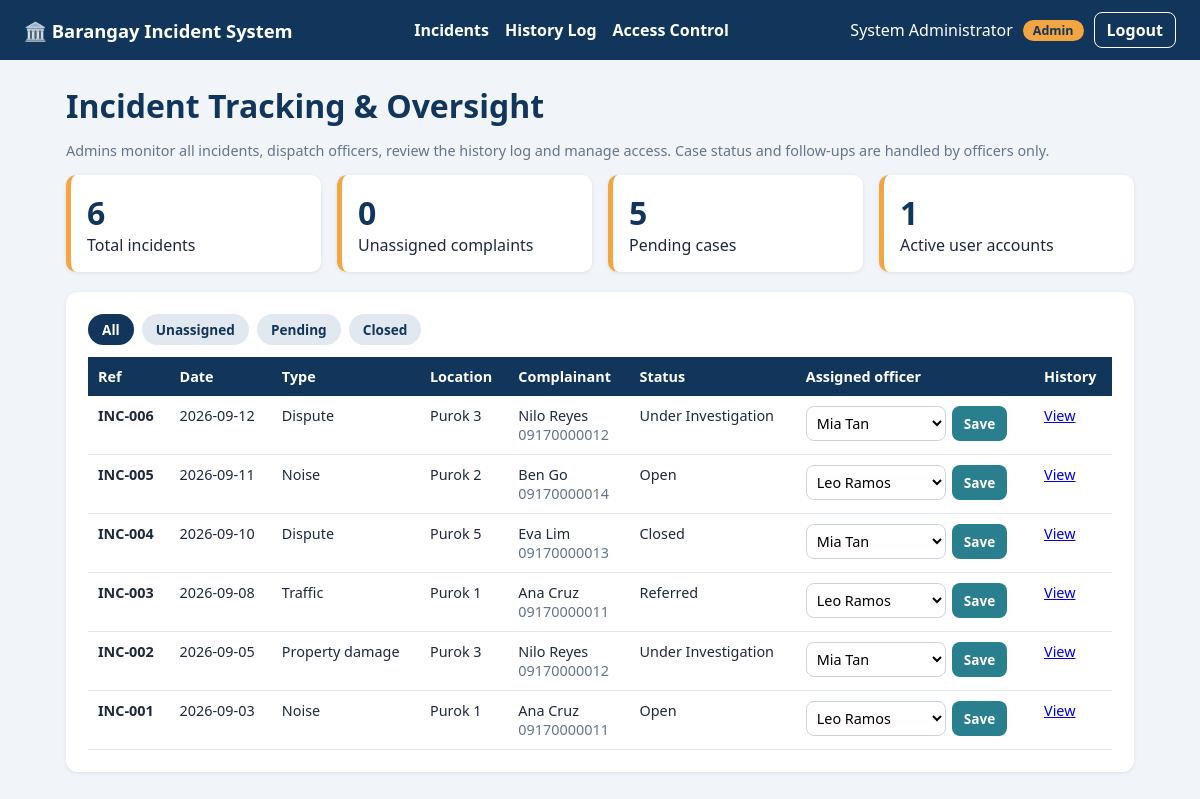
Page /admin_dashboard.php (signed in) on the committed database.
### tables this page shows
CREATE TABLE INCIDENT(
 Incident_Ref VARCHAR(10) PRIMARY KEY,Incident_Date DATE NOT NULL,Incident_Time TIME NULL,Location VARCHAR(100) NOT NULL,
 Description VARCHAR(500) NULL,Other_Specify VARCHAR(100) NULL,Reported_At DATETIME NULL DEFAULT CURRENT_TIMESTAMP,
 Type_ID INT NOT NULL,Resident_ID VARCHAR(10) NOT NULL,Officer_ID VARCHAR(10) NULL,Status_ID INT NOT NULL,
 FOREIGN KEY(Type_ID) REFERENCES INCIDENT_TYPE(Type_ID),FOREIGN KEY(Resident_ID) REFERENCES RESIDENT(Resident_ID),
 FOREIGN KEY(Officer_ID) REFERENCES OFFICER(Officer_ID),FOREIGN KEY(Status_ID) REFERENCES INCIDENT_STATUS(Status_ID));

CREATE TABLE INCIDENT_TYPE(Type_ID INT AUTO_INCREMENT PRIMARY KEY,Type_Name VARCHAR(50) NOT NULL UNIQUE,Service_ID INT NOT NULL,
 Description VARCHAR(255) NOT NULL,Is_Urgent TINYINT(1) NOT NULL DEFAULT 0,FOREIGN KEY(Service_ID) REFERENCES SERVICE(Service_ID));

CREATE TABLE RESIDENT(Resident_ID VARCHAR(10) PRIMARY KEY,Resident_Name VARCHAR(100) NOT NULL,Contact VARCHAR(20) NOT NULL);

CREATE TABLE INCIDENT_STATUS(Status_ID INT AUTO_INCREMENT PRIMARY KEY,Status_Name VARCHAR(50) NOT NULL UNIQUE);

CREATE TABLE OFFICER(Officer_ID VARCHAR(10) PRIMARY KEY,Officer_Name VARCHAR(100) NOT NULL);

### admin_dashboard.php (the view, shortened to what this page needs)
<?php
require_once 'includes/auth_check.php';
require_once 'config/db.php';
$views = ['all', 'unassigned', 'pending', 'closed'];
$view = in_array($_GET['view'] ?? '', $views, true) ? $_GET['view'] : 'all';
$where = ['unassigned' => 'WHERE i.Officer_ID IS NULL', 'pending' => "WHERE s.Status_Name<>'Closed'", 'closed' => "WHERE s.Status_Name='Closed'"][$view] ?? '';
$stat = fn($sql) => $pdo->query($sql)->fetchColumn();
$officers = $pdo->query("SELECT o.Officer_ID, o.Officer_Name FROM OFFICER o LEFT JOIN USERS u ON u.Officer_ID=o.Officer_ID
    WHERE u.Role IS NULL OR u.Role<>'Admin' ORDER BY o.Officer_ID")->fetchAll();
$incidents = $pdo->query("SELECT i.*, r.Resident_Name, r.Contact, t.Type_Name, s.Status_Name, o.Officer_Name FROM INCIDENT i
    JOIN RESIDENT r ON i.Resident_ID=r.Resident_ID JOIN INCIDENT_TYPE t ON i.Type_ID=t.Type_ID
    JOIN INCIDENT_STATUS s ON i.Status_ID=s.Status_ID LEFT JOIN OFFICER o ON i.Officer_ID=o.Officer_ID $where
    ORDER BY (i.Officer_ID IS NULL) DESC, i.Incident_Date DESC, i.Incident_Ref DESC")->fetchAll();
page_head('Admin Dashboard', true);
?>
<h1>Incident Tracking &amp; Oversight</h1>
<p class="muted">Admins monitor all incidents, dispatch officers, review the history log and manage access. Case status and follow-ups are handled by officers only.</p>
<div class="stats">
  <div class="stat"><b><?= $stat("SELECT COUNT(*) FROM INCIDENT") ?></b>Total incidents</div>
  <div class="stat"><b><?= $stat("SELECT COUNT(*) FROM INCIDENT WHERE Officer_ID IS NULL") ?></b>Unassigned complaints</div>
  <div class="stat"><b><?= $stat("SELECT COUNT(*) FROM INCIDENT i JOIN INCIDENT_STATUS s ON i.Status_ID=s.Status_ID WHERE s.Status_Name<>'Closed'") ?></b>Pending cases</div>
  <div class="stat"><b><?= $stat("SELECT COUNT(*) FROM USERS") ?></b>Active user accounts</div>
</div>
<div class="card">
  <div class="tabs"><?php foreach (['all' => 'All', 'unassigned' => 'Unassigned', 'pending' => 'Pending', 'closed' => 'Closed'] as $k => $l) echo '<a class="' . ($view === $k ? 'on' : '') . '" href="?view=' . $k . '">' . $l . '</a>'; ?></div>
  <div class="tbl"><table>
    <tr><th>Ref</th><th>Date</th><th>Type</th><th>Location</th><th>Complainant</th><th>Status</th><th>Assigned officer</th><th>History</th></tr>
    <?php foreach ($incidents as $i): $onDuty = $i['Officer_ID'] !== null && $i['Status_Name'] !== 'Closed'; ?>
    <tr class="<?= $i['Officer_ID'] === null ? 'new' : '' ?>">
      <td><b><?= h($i['Incident_Ref']) ?></b><?= $i['Officer_ID'] === null ? ' <span class="pill">NEW</span>' : '' ?></td>
      <td><?= h($i['Incident_Date']) ?></td><td><?= h($i['Type_Name']) ?></td><td><?= h($i['Location']) ?></td>
      <td><?= h($i['Resident_Name']) ?><br><span class="muted"><?= h($i['Contact']) ?></span></td>
      <td><?= h($i['Status_Name']) ?></td>
      <td><form method="POST" class="inline" data-warn="<?= $onDuty ? 1 : 0 ?>" onsubmit="return chk(this)"><?= csrf_field() ?>
        <select name="officer_id" data-orig="<?= h($i['Officer_ID']) ?>"><?= opts($officers, 'Officer_ID', 'Officer_Name', $i['Officer_ID'], '-- Unassigned --') ?></select>
        <button class="btn sm">Save</button></form></td>
      <td><a href="history.php?incident=<?= h($i['Incident_Ref']) ?>">View</a></td>
    </tr>
    <?php endforeach; ?>
  </table></div>
</div>
<?php page_foot(); ?>

### includes/auth_check.php (shortened to what this page needs)
<?php
function h($v) { return htmlspecialchars((string)$v, ENT_QUOTES, 'UTF-8'); }
function page_head($title, $logged = false) {
    echo '<!DOCTYPE html><html lang="en"><head><meta charset="utf-8"><meta name="viewport" content="width=device-width,initial-scale=1"><title>'
        . h($title) . '</title><link rel="stylesheet" href="assets/style.css"></head><body><header class="top"><a class="brand" href="index.php">🏛️ Barangay Incident System</a>';
    if ($logged && $_SESSION['role'] === 'Admin') echo '<nav class="nav"><a href="admin_dashboard.php">Incidents</a><a href="history.php">History Log</a><a href="access_control.php">Access Control</a></nav>';
    if ($logged) echo '<div class="who">' . h($_SESSION['officer_name']) . ' <span class="pill">' . h($_SESSION['role']) . '</span> <a class="btn ghost" href="logout.php">Logout</a></div>';
    echo '</header><main>';
}
function page_foot() { echo '</main></body></html>'; }
function opts($rows, $idk, $nmk, $sel = null, $blank = null) {
    $o = $blank !== null ? '<option value="">' . h($blank) . '</option>' : '';
    foreach ($rows as $r) $o .= '<option value="' . h($r[$idk]) . '"' . ((string)$r[$idk] === (string)$sel ? ' selected' : '') . '>' . h($r[$nmk]) . '</option>';
    return $o;
}

### assets/style.css (style rules this page uses)
* { box-sizing:border-box }
body { margin:0;font-family:system-ui,Segoe UI,Arial,sans-serif;background:#f1f5f9;color:#1e293b }
.top { display:flex;justify-content:space-between;align-items:center;background:#12355b;color:#fff;padding:12px 24px;flex-wrap:wrap;gap:8px }
.brand { color:#fff;text-decoration:none;font-weight:700;font-size:1.15rem }
.who { display:flex;align-items:center;gap:10px }
.pill { background:#f2a541;color:#12355b;border-radius:99px;padding:2px 10px;font-size:.78rem;font-weight:700 }
main { max-width:1100px;margin:24px auto;padding:0 16px }
.card { background:#fff;border-radius:12px;padding:22px;box-shadow:0 1px 4px rgba(0,0,0,.08);margin-bottom:20px }
h1,h2,h3 { margin:0 0 12px;color:#12355b }
.muted { color:#64748b;font-size:.9rem }
input,select,textarea { width:100%;padding:10px;border:1px solid #cbd5e1;border-radius:8px;font:inherit;background:#fff }
.btn { display:inline-block;background:#2a7f8e;color:#fff;border:0;border-radius:8px;padding:10px 18px;font:inherit;font-weight:600;cursor:pointer;text-decoration:none }
.btn.sm { padding:6px 12px;font-size:.85rem }
.btn.ghost { background:transparent;border:1px solid #fff;padding:6px 12px }
.stats { display:grid;grid-template-columns:repeat(auto-fit,minmax(170px,1fr));gap:16px;margin-bottom:20px }
.stat { background:#fff;border-left:5px solid #f2a541;border-radius:10px;padding:16px;box-shadow:0 1px 4px rgba(0,0,0,.08) }
.stat b { display:block;font-size:2rem;color:#12355b }
.tbl { overflow-x:auto }
table { width:100%;border-collapse:collapse;font-size:.9rem }
th { background:#12355b;color:#fff;text-align:left;padding:10px }
td { padding:10px;border-bottom:1px solid #e2e8f0;vertical-align:top }
form.inline { display:flex;gap:6px;flex-wrap:wrap;margin:0 }
form.inline select,form.inline input { width:auto;padding:6px }
.tabs { display:flex;gap:8px;margin-bottom:12px }
.tabs a { padding:6px 14px;border-radius:99px;background:#e2e8f0;color:#12355b;text-decoration:none;font-weight:600;font-size:.85rem }
.tabs a.on { background:#12355b;color:#fff }
.nav { display:flex;gap:16px }
.nav a { color:#fff;text-decoration:none;font-weight:600 }

### rows in the picture
incident: Incident_Ref "INC-006", Incident_Date "2026-09-12", Type_ID.Type_Name "Dispute", Location "Purok 3", Resident_ID.Resident_Name "Nilo Reyes", Resident_ID.Contact "09170000012", Status_ID.Status_Name "Under Investigation", officer_id "Mia Tan"
incident: Incident_Ref "INC-005", Incident_Date "2026-09-11", Type_ID.Type_Name "Noise", Location "Purok 2", Resident_ID.Resident_Name "Ben Go", Resident_ID.Contact "09170000014", Status_ID.Status_Name "Open", officer_id "Leo Ramos"
incident: Incident_Ref "INC-004", Incident_Date "2026-09-10", Type_ID.Type_Name "Dispute", Location "Purok 5", Resident_ID.Resident_Name "Eva Lim", Resident_ID.Contact "09170000013", Status_ID.Status_Name "Closed", officer_id "Mia Tan"
incident: Incident_Ref "INC-003", Incident_Date "2026-09-08", Type_ID.Type_Name "Traffic", Location "Purok 1", Resident_ID.Resident_Name "Ana Cruz", Resident_ID.Contact "09170000011", Status_ID.Status_Name "Referred", officer_id "Leo Ramos"
incident: Incident_Ref "INC-002", Incident_Date "2026-09-05", Type_ID.Type_Name "Property damage", Location "Purok 3", Resident_ID.Resident_Name "Nilo Reyes", Resident_ID.Contact "09170000012", Status_ID.Status_Name "Under Investigation", officer_id "Mia Tan"
incident: Incident_Ref "INC-001", Incident_Date "2026-09-03", Type_ID.Type_Name "Noise", Location "Purok 1", Resident_ID.Resident_Name "Ana Cruz", Resident_ID.Contact "09170000011", Status_ID.Status_Name "Open", officer_id "Leo Ramos"

### other values in the picture
$_SESSION['officer_name'] "System Administrator"
$_SESSION['role'] "Admin"
$stat("SELECT COUNT(*) FROM INCIDENT") "6"
$stat("SELECT COUNT(*) FROM INCIDENT WHERE Officer_ID IS NULL") "0"
$stat("SELECT COUNT(*) FROM USERS") "1"
$l "All"
$l "Unassigned"
$l "Pending"
$l "Closed"
